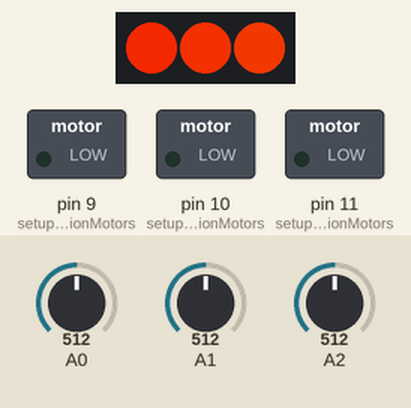
A sketch run on a simulated Arduino Uno, built with avr-gcc and run on an emulated ATmega328P. On the bench: 3 RGB LEDs in strip order, left to right, switched loads named in the sketch (green lamp = pin HIGH). The inputs (shaded band) are chosen by the test bench; at power-on: A0 = 512, A1 = 512, A2 = 512. Dim RGB values are drawn brighter than linear.

Above: at 1.2 s.
1.3 s: A0 set to 0
At 3.6 s:
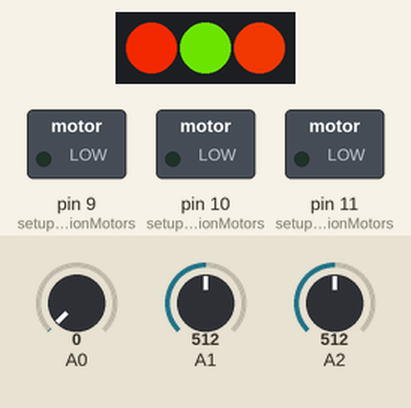
4.3 s: A1 set to 245
At 4.7 s:
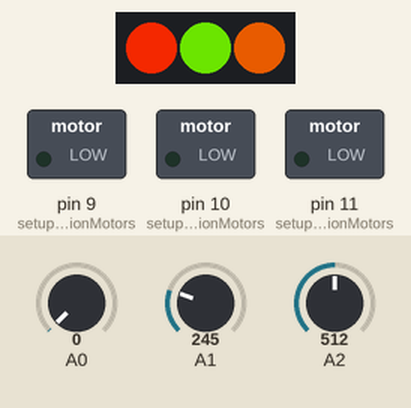
5.9 s: A1 set to 230
At 6.21 s:
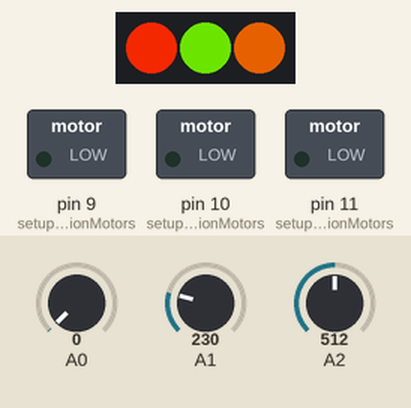
8.9 s: A2 set to 122
At 11.31 s:
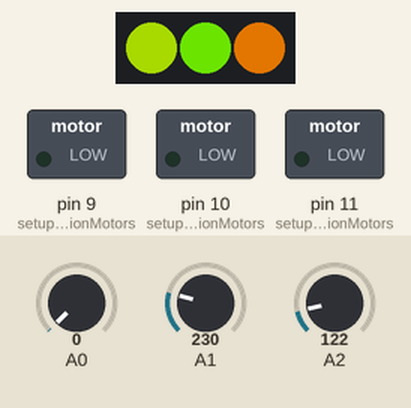
11.9 s: A0 set to 35
13.6 s: A0 set to 41
At 14.2 s:
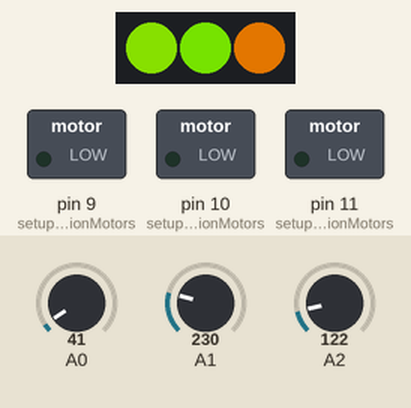
Timing chart, 0 to 16.1 s (numbered marks = the images above; inputs shaded):
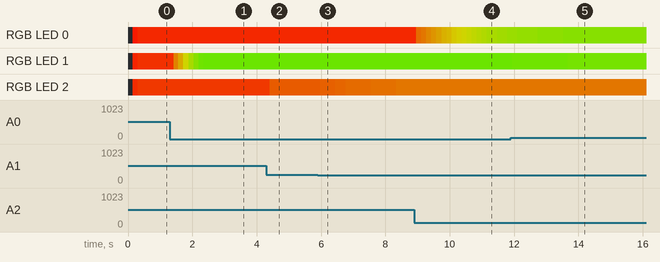

The sketch:

glove.ino
```cpp
#include <Servo.h>
#include <SoftwareSerial.h>
#include <Adafruit_NeoPixel.h>

Servo servo1;
Servo servo2;
Servo servo3;

SoftwareSerial XBee(2, 3); // RX, TX

Adafruit_NeoPixel leds = Adafruit_NeoPixel(3, 5, NEO_GRB + NEO_KHZ800);

int a0;
int a1;
int a2;

void setup() {
  setupSerialPorts();
  setupVibrationMotors();
  setupLEDs();
  setupFlexSensors();
}

void setupSerialPorts() {
  Serial.begin(19200);
  XBee.begin(19200);

  // Set the timeout so we don't wait too long for a force sensor packet
  XBee.setTimeout(50);
}

void setupVibrationMotors() {
  pinMode(9, OUTPUT);
  pinMode(10, OUTPUT);
  pinMode(11, OUTPUT);
}

void setupLEDs() {
  leds.begin();
  leds.show();
}

void setupFlexSensors() {
  pinMode(A0, INPUT); // 80 - 215
  pinMode(A1, INPUT); // 130 - (258)
  pinMode(A2, INPUT); // 85 - (285)
}

void loop() {
    updateVibrationMotors();
    updateFlexWeightedAverage();

    refreshLEDs();

    constrainAndSendFlexValues();
}

void updateVibrationMotors() {
    // Read the force values
    String first  = XBee.readStringUntil(',');
    XBee.read(); //next character is comma, so skip it using this
    String second = XBee.readStringUntil(',');
    XBee.read();
    String third  = XBee.readStringUntil('\n');

    double a = first.toInt();
    double b = second.toInt();
    double c = third.toInt();

    if (a > 1) digitalWrite(9, HIGH);
    else digitalWrite(9, LOW);

    if (b > 1) digitalWrite(10, HIGH);
    else digitalWrite(10, LOW);

    if (c > 1) digitalWrite(11, HIGH);
    else digitalWrite(11, LOW);
}

void updateFlexWeightedAverage() {
    a1 = map(analogRead(A0),225,120,0,180) * .1 + a1 * .9;
    a0 = map(analogRead(A1),265,150,0,180) * .1 + a0 * .9;
    a2 = map(analogRead(A2),210,120,0,180) * .1 + a2 * .9;
}

void refreshLEDs() {
    leds.setPixelColor(1, Wheel(a1/5 + 20));
    leds.setPixelColor(2, Wheel(a0/5 + 20));
    leds.setPixelColor(0, Wheel(a2/5 + 20));
    leds.show();
}

void constrainAndSendFlexValues() {
    a0 = constrain(a0, 20, 170);
    a1 = constrain(a1, 20, 170);
    a2 = constrain(a2, 20, 170);

    // Invert a2 because that motor is reversed
    XBee.println(String(a0) + "," + String(a1) + "," + String(180 - a2));
}

// Input a value 0 to 255 to get a color value.
// The colours are a transition r - g - b - back to r.
uint32_t Wheel(byte WheelPos) {
  WheelPos = 255 - WheelPos;
  if (WheelPos < 85) return leds.Color(255 - WheelPos * 3, 0, WheelPos * 3);

  if (WheelPos < 170) {
    WheelPos -= 85;
    return leds.Color(0, WheelPos * 3, 255 - WheelPos * 3);
  }

  WheelPos -= 170;
  return leds.Color(WheelPos * 3, 255 - WheelPos * 3, 0);
}
```

Measured:
- after the input at 1.3 s, RGB LED 1: RGB(213, 42, 0) → RGB(162, 93, 0) after 0.12 s, → RGB(144, 111, 0) 0.15 s later, → RGB(126, 129, 0) 0.16 s later, → RGB(111, 144, 0) 0.16 s later, … (7 changes in this stretch)
- after the input at 4.3 s, RGB LED 2: RGB(207, 48, 0) → RGB(183, 72, 0) after 0.10 s
- after the input at 5.9 s, RGB LED 2: RGB(183, 72, 0) → RGB(180, 75, 0) after 0.08 s, → RGB(177, 78, 0) 0.47 s later, → RGB(174, 81, 0) 0.32 s later, → RGB(171, 84, 0) 0.79 s later, … (5 changes in this stretch)
- after the input at 8.9 s, RGB LED 0: RGB(219, 36, 0) → RGB(174, 81, 0) after 0.06 s, → RGB(168, 87, 0) 0.15 s later, → RGB(159, 96, 0) 0.16 s later, → RGB(153, 102, 0) 0.16 s later, … (17 changes in this stretch)
- after the input at 13.6 s, RGB LED 1: RGB(84, 171, 0) → RGB(87, 168, 0) after 0.07 s
